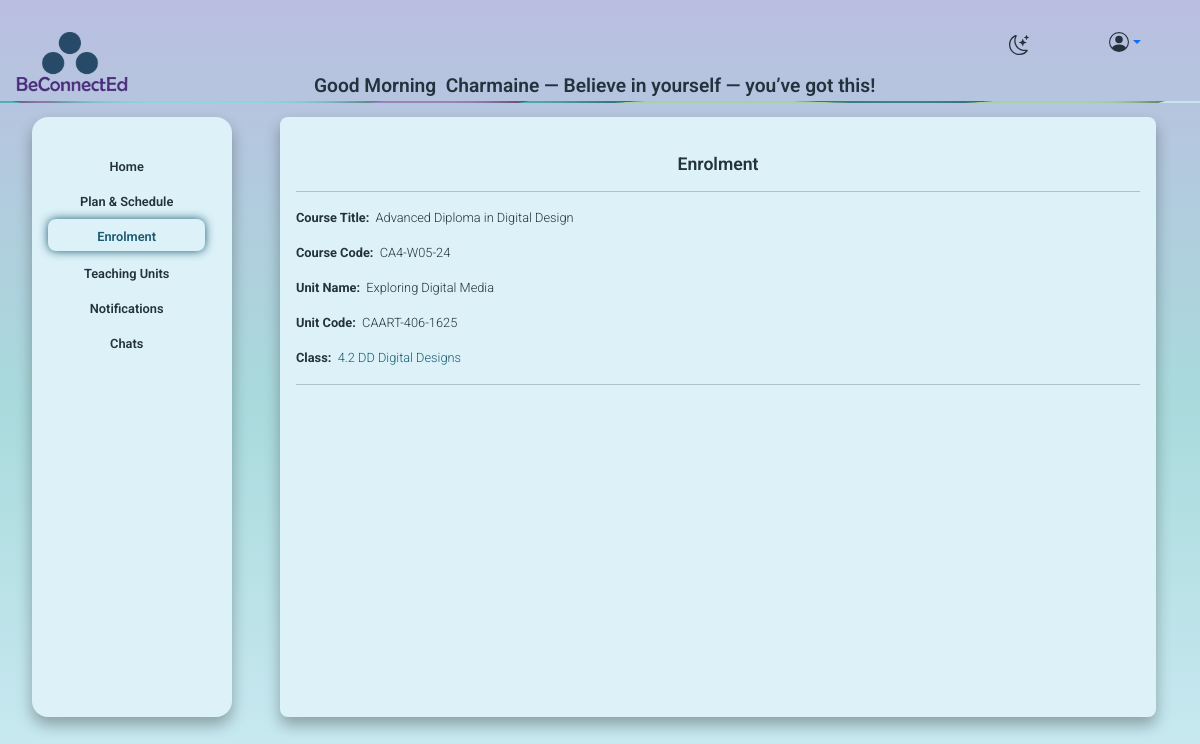
Screenshot of /enrolment_teacher.php (signed in) with the database file from the repository.
### tables this page shows
CREATE TABLE `course` (
  `course_id` int(11) NOT NULL,
  `course_name` varchar(255) DEFAULT NULL,
  `course_code` varchar(100) DEFAULT NULL,
  `institute_id` int(11) DEFAULT NULL,
  `is_active` tinyint(1) NOT NULL,
  `MQF_Level` int(50) DEFAULT NULL,
  `credits` int(50) NOT NULL,
  `duration` varchar(50) NOT NULL,
  `course_description` text NOT NULL
);

CREATE TABLE `unit` (
  `unit_id` int(11) NOT NULL,
  `unit_name` varchar(255) DEFAULT NULL,
  `unit_code` varchar(100) DEFAULT NULL,
  `course_id` int(11) DEFAULT NULL,
  `ects_credits` int(11) DEFAULT NULL,
  `unit_description` text NOT NULL,
  `is_active` int(11) NOT NULL,
  `unit_duration` varchar(50) NOT NULL
);

CREATE TABLE `classes` (
  `class_id` int(11) NOT NULL,
  `class_name` varchar(255) DEFAULT NULL,
  `course_id` int(11) DEFAULT NULL
);

### includes/functions.php (called while the page is built, shortened)
<?PHP
function getTeacherEnrolmentWithUnit($conn, $teacher_id) {
  $sql = "SELECT
          c.course_id, c.course_name, c.course_code,
          u.unit_id, u.unit_name, u.unit_code,
          cl.class_id, cl.class_name
        FROM unit_teacher ut
        JOIN unit u      ON u.unit_id = ut.unit_id
        JOIN classes cl  ON cl.class_id = ut.class_id
        JOIN course c    ON c.course_id = cl.course_id
        WHERE ut.teacher_id = ?
          AND u.is_active = 1
        ORDER BY c.course_name ASC, u.unit_name ASC, cl.class_name ASC";
    $stmt = mysqli_stmt_init($conn);
    if (!mysqli_stmt_prepare($stmt, $sql)) {
        die("SQL prepare failed: " . mysqli_error($conn));
    }
    mysqli_stmt_bind_param($stmt, "i", $teacher_id);
    mysqli_stmt_execute($stmt);
    $result = mysqli_stmt_get_result($stmt);
    return $result;
}

### enrolment_teacher.php (the view, shortened to what this page needs)
<?php
include "includes/nav.php";
require_once "includes/dbh.php";
require_once "includes/functions.php";
$teacher_id = (int)($_SESSION['user_id'] ?? 0);
$res = getTeacherEnrolmentWithUnit($conn, $teacher_id);
$current_course_id = null;
?>
<div class="container-fluid">
  <div class="row">
      <div class="col-lg-2 col-md-3 p-0">
          <?php include 'includes/menuteacher.php'; ?>
      </div>
    <div class="col-1"></div>
  <div class="col-lg-9 col-md-8">
      <div class="row">
        <div class="col-12">
            <div class="form_bg">
            <div class="row">
              <div class="col-lg-12">
<h2 class=" form_title" >Enrolment</h2>
<?php while ($row = mysqli_fetch_assoc($res)): ?>
  <?php if ($current_course_id !== $row['course_id']): ?>
    <?php $current_course_id = $row['course_id']; ?>
    <div class="course-section">
      <hr class="divider">
        <div class="course-col">
          <div class="title">Course Title: <p class="label"><?php echo'&nbsp;' .'&nbsp;' . htmlspecialchars($row['course_name']); ?></p></div>
        <div class="course-col">
          <div class="title">Course Code: <p class="label"><?php echo '&nbsp;' .'&nbsp;' . htmlspecialchars($row['course_code']); ?></p></div>
        </div>
      </div>
  <?php endif; ?>
  <?php if (!empty($row['unit_id'])): ?>
    <div class="unit-block">
      <div class="line">
        <div class="title">Unit Name: <p class="label"><?php echo '&nbsp;' .'&nbsp;' . htmlspecialchars($row['unit_name']); ?></p></div>
     <div class="title">Unit Code: <p class="label"><?php echo '&nbsp;' .'&nbsp;' . htmlspecialchars($row['unit_code']); ?></p></div>
      <div class="line mt">
  <div class="title">
    Class:
    <a class="links"
       href="class_attendance.php?class_id=<?php echo $row['class_id']; ?>">
       <?php echo '&nbsp;&nbsp;' . htmlspecialchars($row['class_name'] ?: 'Not assigned'); ?>
    </a>
  </div>
</div>
    </div>
    <hr class="divider">
  <?php else: ?>
    <p class="sub-value">No units found for this course.</p>
  <?php endif; ?>
<?php endwhile; ?>
<?php if ($current_course_id !== null): ?>
  </div>
<?php endif; ?>
</div>
              </div>
            </div>
            </div>
         </div>
      </div>
   </div>
</div>
</div>

### css/style.css (style rules this page uses)
:root { --base-color: linear-gradient(to bottom, #babee0, #a9dadc, #ccebf3); --base-variant: #dcf1f8; --text-color: #23323d; --secondary-text: #1a5b71; --button-color: #172c42; --hover-button: #1a5b71; }
h2 { color: var(--text-color); font-size: 1.1rem; text-decoration: none ; font-weight: 550 ; }
body { margin-top:2rem; padding: 0; min-height: 92vh; background: var(--base-color); background-attachment: fixed; font-family: Roboto, "Helvetica Neue", Helvetica, sans-serif; width: 100%; overflow: hidden; overflow-x: hidden; }
.form_bg { box-shadow:0 8px 15px 0 #0000004d; color: var(--secondary-text); border-radius: .5rem; background-color: var(--base-variant); width: 100%; margin-top: 1rem; margin-left: -2rem; min-height: 75vh; max-height: 75vh; padding: 1rem; text-align: center; overflow-y: auto; overflow-x: auto; display: flex; flex-direction: column; justify-content: top; }
.form_title { margin-top: 1.3rem; display: block; width: 100%; }
.course-section { text-align: left; color: var(--text-color); font-size: .8rem; }
.title { font-weight: 700; font-size: .8rem; display: flex; }
.label { font-weight: 300; text-align: left ; font-size: .8rem; }
.links { font-weight: 300; text-align: left ; font-size: .8rem; text-decoration: none; color: var(--secondary-text); }

### rows the page displays
course: course_name "Advanced Diploma in Digital Design", course_code "CA4-W05-24", unit.unit_name "Exploring Digital Media", unit.unit_code "CAART-406-1625", classes.class_name "4.2 DD Digital Designs"

### other values shown
$first . ' ' . $last "Charmaine"
